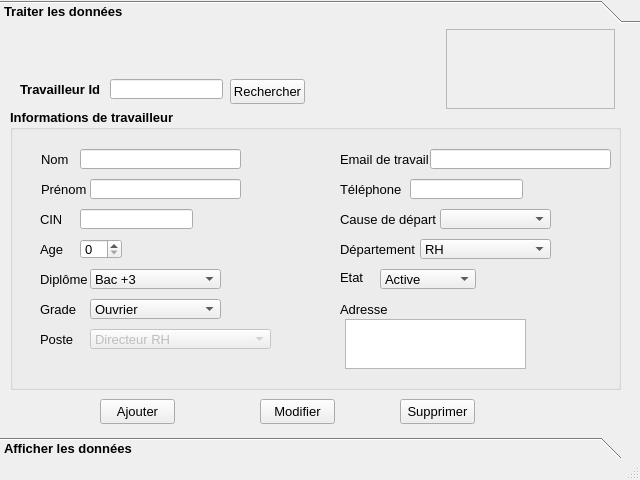
<?xml version="1.0" encoding="UTF-8"?>
<ui version="4.0">
 <class>Interface_Employe_RH</class>
 <widget class="QMainWindow" name="Interface_Employe_RH">
  <property name="geometry">
   <rect>
    <x>0</x>
    <y>0</y>
    <width>640</width>
    <height>480</height>
   </rect>
  </property>
  <property name="windowTitle">
   <string>Gestion des employés</string>
  </property>
  <property name="windowIcon">
   <iconset resource="rssources.qrc">
    <normaloff>:/images/logo_erp.png</normaloff>:/images/logo_erp.png</iconset>
  </property>
  <widget class="QWidget" name="centralwidget">
   <widget class="QToolBox" name="toolBox">
    <property name="geometry">
     <rect>
      <x>0</x>
      <y>0</y>
      <width>641</width>
      <height>460</height>
     </rect>
    </property>
    <property name="font">
     <font>
      <family>Arial</family>
      <pointsize>10</pointsize>
      <weight>75</weight>
      <bold>true</bold>
     </font>
    </property>
    <property name="currentIndex">
     <number>0</number>
    </property>
    <widget class="QWidget" name="page">
     <property name="geometry">
      <rect>
       <x>0</x>
       <y>0</y>
       <width>641</width>
       <height>400</height>
      </rect>
     </property>
     <attribute name="label">
      <string>Traiter les données</string>
     </attribute>
     <widget class="QGroupBox" name="groupBox">
      <property name="geometry">
       <rect>
        <x>10</x>
        <y>80</y>
        <width>611</width>
        <height>281</height>
       </rect>
      </property>
      <property name="font">
       <font>
        <family>Arial</family>
        <pointsize>10</pointsize>
        <weight>75</weight>
        <bold>true</bold>
       </font>
      </property>
      <property name="title">
       <string>Informations de travailleur</string>
      </property>
      <widget class="QTextEdit" name="textEdit_adresse">
       <property name="geometry">
        <rect>
         <x>335</x>
         <y>210</y>
         <width>181</width>
         <height>50</height>
        </rect>
       </property>
       <property name="font">
        <font>
         <weight>50</weight>
         <bold>false</bold>
        </font>
       </property>
       <property name="html">
        <string>&lt;!DOCTYPE HTML PUBLIC &quot;-//W3C//DTD HTML 4.0//EN&quot; &quot;http://www.w3.org/TR/REC-html40/strict.dtd&quot;&gt;
&lt;html&gt;&lt;head&gt;&lt;meta name=&quot;qrichtext&quot; content=&quot;1&quot; /&gt;&lt;style type=&quot;text/css&quot;&gt;
p, li { white-space: pre-wrap; }
&lt;/style&gt;&lt;/head&gt;&lt;body style=&quot; font-family:'Arial'; font-size:10pt; font-weight:400; font-style:normal;&quot;&gt;
&lt;p style=&quot;-qt-paragraph-type:empty; margin-top:0px; margin-bottom:0px; margin-left:0px; margin-right:0px; -qt-block-indent:0; text-indent:0px;&quot;&gt;&lt;br /&gt;&lt;/p&gt;&lt;/body&gt;&lt;/html&gt;</string>
       </property>
      </widget>
      <widget class="QLineEdit" name="lineEdit_tele">
       <property name="geometry">
        <rect>
         <x>400</x>
         <y>70</y>
         <width>113</width>
         <height>20</height>
        </rect>
       </property>
       <property name="font">
        <font>
         <family>Arial</family>
         <pointsize>10</pointsize>
         <weight>50</weight>
         <bold>false</bold>
        </font>
       </property>
       <property name="text">
        <string/>
       </property>
      </widget>
      <widget class="QSpinBox" name="spinBox_age">
       <property name="geometry">
        <rect>
         <x>70</x>
         <y>130</y>
         <width>42</width>
         <height>20</height>
        </rect>
       </property>
       <property name="font">
        <font>
         <weight>50</weight>
         <bold>false</bold>
        </font>
       </property>
      </widget>
      <widget class="QLineEdit" name="lineEdit_CIN">
       <property name="geometry">
        <rect>
         <x>70</x>
         <y>100</y>
         <width>113</width>
         <height>20</height>
        </rect>
       </property>
       <property name="font">
        <font>
         <family>Arial</family>
         <pointsize>10</pointsize>
         <weight>50</weight>
         <bold>false</bold>
        </font>
       </property>
       <property name="text">
        <string/>
       </property>
       <property name="maxLength">
        <number>12</number>
       </property>
      </widget>
      <widget class="QLabel" name="label_CIN">
       <property name="geometry">
        <rect>
         <x>30</x>
         <y>100</y>
         <width>21</width>
         <height>20</height>
        </rect>
       </property>
       <property name="font">
        <font>
         <family>Arial</family>
         <pointsize>10</pointsize>
         <weight>50</weight>
         <bold>false</bold>
        </font>
       </property>
       <property name="text">
        <string>CIN</string>
       </property>
      </widget>
      <widget class="QLabel" name="label_etat_2">
       <property name="geometry">
        <rect>
         <x>330</x>
         <y>190</y>
         <width>51</width>
         <height>20</height>
        </rect>
       </property>
       <property name="font">
        <font>
         <family>Arial</family>
         <pointsize>10</pointsize>
         <weight>50</weight>
         <bold>false</bold>
        </font>
       </property>
       <property name="text">
        <string>Adresse</string>
       </property>
      </widget>
      <widget class="QLabel" name="label_diplome">
       <property name="geometry">
        <rect>
         <x>30</x>
         <y>160</y>
         <width>51</width>
         <height>20</height>
        </rect>
       </property>
       <property name="font">
        <font>
         <weight>50</weight>
         <bold>false</bold>
        </font>
       </property>
       <property name="text">
        <string>Diplôme</string>
       </property>
      </widget>
      <widget class="QLineEdit" name="lineEdit_email">
       <property name="geometry">
        <rect>
         <x>420</x>
         <y>40</y>
         <width>181</width>
         <height>20</height>
        </rect>
       </property>
       <property name="font">
        <font>
         <weight>50</weight>
         <bold>false</bold>
        </font>
       </property>
       <property name="text">
        <string/>
       </property>
      </widget>
      <widget class="QLabel" name="label_poste">
       <property name="geometry">
        <rect>
         <x>30</x>
         <y>220</y>
         <width>40</width>
         <height>20</height>
        </rect>
       </property>
       <property name="font">
        <font>
         <weight>50</weight>
         <bold>false</bold>
        </font>
       </property>
       <property name="text">
        <string>Poste</string>
       </property>
      </widget>
      <widget class="QLabel" name="label_email">
       <property name="geometry">
        <rect>
         <x>330</x>
         <y>40</y>
         <width>90</width>
         <height>20</height>
        </rect>
       </property>
       <property name="font">
        <font>
         <family>Arial</family>
         <pointsize>10</pointsize>
         <weight>50</weight>
         <bold>false</bold>
        </font>
       </property>
       <property name="text">
        <string>Email de travail</string>
       </property>
      </widget>
      <widget class="QLabel" name="label_grade">
       <property name="geometry">
        <rect>
         <x>30</x>
         <y>190</y>
         <width>40</width>
         <height>20</height>
        </rect>
       </property>
       <property name="font">
        <font>
         <family>Arial</family>
         <pointsize>10</pointsize>
         <weight>50</weight>
         <bold>false</bold>
        </font>
       </property>
       <property name="text">
        <string>Grade</string>
       </property>
      </widget>
      <widget class="QComboBox" name="comboBox_depard">
       <property name="geometry">
        <rect>
         <x>430</x>
         <y>100</y>
         <width>111</width>
         <height>20</height>
        </rect>
       </property>
       <property name="font">
        <font>
         <family>Arial</family>
         <pointsize>10</pointsize>
         <weight>50</weight>
         <bold>false</bold>
        </font>
       </property>
       <item>
        <property name="text">
         <string/>
        </property>
       </item>
       <item>
        <property name="text">
         <string>Démission</string>
        </property>
       </item>
       <item>
        <property name="text">
         <string>Licenciement</string>
        </property>
       </item>
       <item>
        <property name="text">
         <string>Retraite</string>
        </property>
       </item>
       <item>
        <property name="text">
         <string>Fin de contrat</string>
        </property>
       </item>
      </widget>
      <widget class="QLabel" name="label_cause_depard">
       <property name="geometry">
        <rect>
         <x>330</x>
         <y>100</y>
         <width>100</width>
         <height>20</height>
        </rect>
       </property>
       <property name="font">
        <font>
         <family>Arial</family>
         <pointsize>10</pointsize>
         <weight>50</weight>
         <bold>false</bold>
        </font>
       </property>
       <property name="text">
        <string>Cause de départ</string>
       </property>
      </widget>
      <widget class="QLabel" name="label_departement">
       <property name="geometry">
        <rect>
         <x>330</x>
         <y>130</y>
         <width>75</width>
         <height>20</height>
        </rect>
       </property>
       <property name="font">
        <font>
         <family>Arial</family>
         <pointsize>10</pointsize>
         <weight>50</weight>
         <bold>false</bold>
        </font>
       </property>
       <property name="text">
        <string>Département</string>
       </property>
      </widget>
      <widget class="QComboBox" name="comboBox_etat">
       <property name="geometry">
        <rect>
         <x>370</x>
         <y>160</y>
         <width>96</width>
         <height>20</height>
        </rect>
       </property>
       <property name="font">
        <font>
         <weight>50</weight>
         <bold>false</bold>
        </font>
       </property>
       <item>
        <property name="text">
         <string>Active</string>
        </property>
       </item>
       <item>
        <property name="text">
         <string>Inactive</string>
        </property>
       </item>
      </widget>
      <widget class="QLabel" name="label_etat">
       <property name="geometry">
        <rect>
         <x>330</x>
         <y>158</y>
         <width>28</width>
         <height>20</height>
        </rect>
       </property>
       <property name="font">
        <font>
         <weight>50</weight>
         <bold>false</bold>
        </font>
       </property>
       <property name="text">
        <string>Etat</string>
       </property>
      </widget>
      <widget class="QLineEdit" name="lineEdit_prenom">
       <property name="geometry">
        <rect>
         <x>80</x>
         <y>70</y>
         <width>151</width>
         <height>20</height>
        </rect>
       </property>
       <property name="font">
        <font>
         <family>Arial</family>
         <pointsize>10</pointsize>
         <weight>50</weight>
         <bold>false</bold>
        </font>
       </property>
       <property name="text">
        <string/>
       </property>
      </widget>
      <widget class="QLabel" name="label_prenom">
       <property name="geometry">
        <rect>
         <x>31</x>
         <y>70</y>
         <width>46</width>
         <height>20</height>
        </rect>
       </property>
       <property name="font">
        <font>
         <family>Arial</family>
         <pointsize>10</pointsize>
         <weight>50</weight>
         <bold>false</bold>
        </font>
       </property>
       <property name="text">
        <string>Prénom</string>
       </property>
      </widget>
      <widget class="QLineEdit" name="lineEdit_nom">
       <property name="geometry">
        <rect>
         <x>70</x>
         <y>40</y>
         <width>161</width>
         <height>20</height>
        </rect>
       </property>
       <property name="font">
        <font>
         <family>Arial</family>
         <pointsize>10</pointsize>
         <weight>50</weight>
         <bold>false</bold>
        </font>
       </property>
       <property name="text">
        <string/>
       </property>
      </widget>
      <widget class="QLabel" name="label_nom">
       <property name="geometry">
        <rect>
         <x>31</x>
         <y>40</y>
         <width>31</width>
         <height>20</height>
        </rect>
       </property>
       <property name="font">
        <font>
         <family>Arial</family>
         <pointsize>10</pointsize>
         <weight>50</weight>
         <bold>false</bold>
        </font>
       </property>
       <property name="text">
        <string>Nom</string>
       </property>
      </widget>
      <widget class="QLabel" name="label_telephone">
       <property name="geometry">
        <rect>
         <x>330</x>
         <y>70</y>
         <width>62</width>
         <height>20</height>
        </rect>
       </property>
       <property name="font">
        <font>
         <family>Arial</family>
         <pointsize>10</pointsize>
         <weight>50</weight>
         <bold>false</bold>
        </font>
       </property>
       <property name="text">
        <string>Téléphone</string>
       </property>
      </widget>
      <widget class="QComboBox" name="comboBox_diplome">
       <property name="geometry">
        <rect>
         <x>80</x>
         <y>160</y>
         <width>131</width>
         <height>20</height>
        </rect>
       </property>
       <property name="font">
        <font>
         <weight>50</weight>
         <bold>false</bold>
        </font>
       </property>
       <item>
        <property name="text">
         <string>Bac +3</string>
        </property>
       </item>
       <item>
        <property name="text">
         <string>Bac +5</string>
        </property>
       </item>
      </widget>
      <widget class="QComboBox" name="comboBox_poste">
       <property name="enabled">
        <bool>false</bool>
       </property>
       <property name="geometry">
        <rect>
         <x>80</x>
         <y>220</y>
         <width>181</width>
         <height>20</height>
        </rect>
       </property>
       <property name="font">
        <font>
         <weight>50</weight>
         <bold>false</bold>
        </font>
       </property>
       <item>
        <property name="text">
         <string>Directeur RH</string>
        </property>
       </item>
       <item>
        <property name="text">
         <string>Directeur Financier</string>
        </property>
       </item>
       <item>
        <property name="text">
         <string>Directeur Comptable</string>
        </property>
       </item>
       <item>
        <property name="text">
         <string>Directeur Production</string>
        </property>
       </item>
       <item>
        <property name="text">
         <string>Agent de production</string>
        </property>
       </item>
       <item>
        <property name="text">
         <string>Agent de stock</string>
        </property>
       </item>
      </widget>
      <widget class="QComboBox" name="comboBox_grade">
       <property name="geometry">
        <rect>
         <x>80</x>
         <y>190</y>
         <width>131</width>
         <height>20</height>
        </rect>
       </property>
       <property name="font">
        <font>
         <weight>50</weight>
         <bold>false</bold>
        </font>
       </property>
       <item>
        <property name="text">
         <string>Ouvrier</string>
        </property>
       </item>
       <item>
        <property name="text">
         <string>Cadre</string>
        </property>
       </item>
       <item>
        <property name="text">
         <string>Stagiaire</string>
        </property>
       </item>
      </widget>
      <widget class="QComboBox" name="comboBox_departement">
       <property name="geometry">
        <rect>
         <x>410</x>
         <y>130</y>
         <width>131</width>
         <height>20</height>
        </rect>
       </property>
       <property name="font">
        <font>
         <weight>50</weight>
         <bold>false</bold>
        </font>
       </property>
       <item>
        <property name="text">
         <string>RH</string>
        </property>
       </item>
       <item>
        <property name="text">
         <string>PR</string>
        </property>
       </item>
       <item>
        <property name="text">
         <string>FI</string>
        </property>
       </item>
      </widget>
     </widget>
     <widget class="QPushButton" name="pushButton_emp_mo">
      <property name="geometry">
       <rect>
        <x>260</x>
        <y>370</y>
        <width>75</width>
        <height>25</height>
       </rect>
      </property>
      <property name="font">
       <font>
        <family>Arial</family>
        <pointsize>10</pointsize>
        <weight>50</weight>
        <bold>false</bold>
       </font>
      </property>
      <property name="text">
       <string>Modifier</string>
      </property>
     </widget>
     <widget class="QPushButton" name="pushButton_emp_verifier">
      <property name="geometry">
       <rect>
        <x>230</x>
        <y>50</y>
        <width>75</width>
        <height>25</height>
       </rect>
      </property>
      <property name="font">
       <font>
        <family>Arial</family>
        <pointsize>10</pointsize>
        <weight>50</weight>
        <bold>false</bold>
       </font>
      </property>
      <property name="text">
       <string>Rechercher</string>
      </property>
     </widget>
     <widget class="QPushButton" name="pushButton_emp_aj">
      <property name="geometry">
       <rect>
        <x>100</x>
        <y>370</y>
        <width>75</width>
        <height>25</height>
       </rect>
      </property>
      <property name="font">
       <font>
        <family>Arial</family>
        <pointsize>10</pointsize>
        <weight>50</weight>
        <bold>false</bold>
       </font>
      </property>
      <property name="text">
       <string>Ajouter</string>
      </property>
     </widget>
     <widget class="QLabel" name="label_travailleur_id">
      <property name="geometry">
       <rect>
        <x>20</x>
        <y>50</y>
        <width>90</width>
        <height>20</height>
       </rect>
      </property>
      <property name="font">
       <font>
        <family>Arial</family>
        <pointsize>10</pointsize>
        <weight>75</weight>
        <bold>true</bold>
       </font>
      </property>
      <property name="text">
       <string>Travailleur Id</string>
      </property>
     </widget>
     <widget class="QLabel" name="label_age">
      <property name="geometry">
       <rect>
        <x>40</x>
        <y>210</y>
        <width>30</width>
        <height>20</height>
       </rect>
      </property>
      <property name="font">
       <font>
        <family>Arial</family>
        <pointsize>10</pointsize>
        <weight>50</weight>
        <bold>false</bold>
       </font>
      </property>
      <property name="text">
       <string>Age</string>
      </property>
     </widget>
     <widget class="QLineEdit" name="lineEdit_id">
      <property name="geometry">
       <rect>
        <x>110</x>
        <y>50</y>
        <width>113</width>
        <height>20</height>
       </rect>
      </property>
      <property name="font">
       <font>
        <weight>50</weight>
        <bold>false</bold>
       </font>
      </property>
      <property name="text">
       <string/>
      </property>
     </widget>
     <widget class="QPushButton" name="pushButton_emp_sup">
      <property name="geometry">
       <rect>
        <x>400</x>
        <y>370</y>
        <width>75</width>
        <height>25</height>
       </rect>
      </property>
      <property name="font">
       <font>
        <family>Arial</family>
        <pointsize>10</pointsize>
        <weight>50</weight>
        <bold>false</bold>
       </font>
      </property>
      <property name="text">
       <string>Supprimer</string>
      </property>
     </widget>
     <widget class="QFrame" name="logo_edf">
      <property name="geometry">
       <rect>
        <x>446</x>
        <y>0</y>
        <width>169</width>
        <height>80</height>
       </rect>
      </property>
      <property name="styleSheet">
       <string notr="true">image: url(:/new/prefix1/EdfErp.png);
image: url(:/images/logo_edf_erp.png);</string>
      </property>
      <property name="frameShape">
       <enum>QFrame::StyledPanel</enum>
      </property>
      <property name="frameShadow">
       <enum>QFrame::Raised</enum>
      </property>
     </widget>
    </widget>
    <widget class="QWidget" name="page_2">
     <property name="geometry">
      <rect>
       <x>0</x>
       <y>0</y>
       <width>641</width>
       <height>400</height>
      </rect>
     </property>
     <attribute name="label">
      <string>Afficher les données</string>
     </attribute>
     <widget class="QTableView" name="tableView_employe">
      <property name="geometry">
       <rect>
        <x>10</x>
        <y>30</y>
        <width>621</width>
        <height>341</height>
       </rect>
      </property>
     </widget>
     <widget class="QPushButton" name="pushButton_emp_aff">
      <property name="geometry">
       <rect>
        <x>10</x>
        <y>0</y>
        <width>75</width>
        <height>25</height>
       </rect>
      </property>
      <property name="font">
       <font>
        <weight>50</weight>
        <bold>false</bold>
       </font>
      </property>
      <property name="text">
       <string>Actualiser</string>
      </property>
     </widget>
    </widget>
   </widget>
  </widget>
  <widget class="QMenuBar" name="menubar">
   <property name="geometry">
    <rect>
     <x>0</x>
     <y>0</y>
     <width>640</width>
     <height>21</height>
    </rect>
   </property>
  </widget>
  <widget class="QStatusBar" name="statusbar"/>
 </widget>
 <tabstops>
  <tabstop>lineEdit_id</tabstop>
  <tabstop>lineEdit_nom</tabstop>
  <tabstop>lineEdit_prenom</tabstop>
  <tabstop>lineEdit_CIN</tabstop>
  <tabstop>spinBox_age</tabstop>
  <tabstop>comboBox_diplome</tabstop>
  <tabstop>comboBox_poste</tabstop>
  <tabstop>comboBox_grade</tabstop>
  <tabstop>lineEdit_email</tabstop>
  <tabstop>lineEdit_tele</tabstop>
  <tabstop>comboBox_depard</tabstop>
  <tabstop>comboBox_departement</tabstop>
  <tabstop>comboBox_etat</tabstop>
  <tabstop>textEdit_adresse</tabstop>
  <tabstop>pushButton_emp_aj</tabstop>
  <tabstop>pushButton_emp_mo</tabstop>
  <tabstop>pushButton_emp_sup</tabstop>
  <tabstop>pushButton_emp_verifier</tabstop>
  <tabstop>tableView_employe</tabstop>
  <tabstop>pushButton_emp_aff</tabstop>
 </tabstops>
 <resources>
  <include location="rssources.qrc"/>
 </resources>
 <connections/>
</ui>
